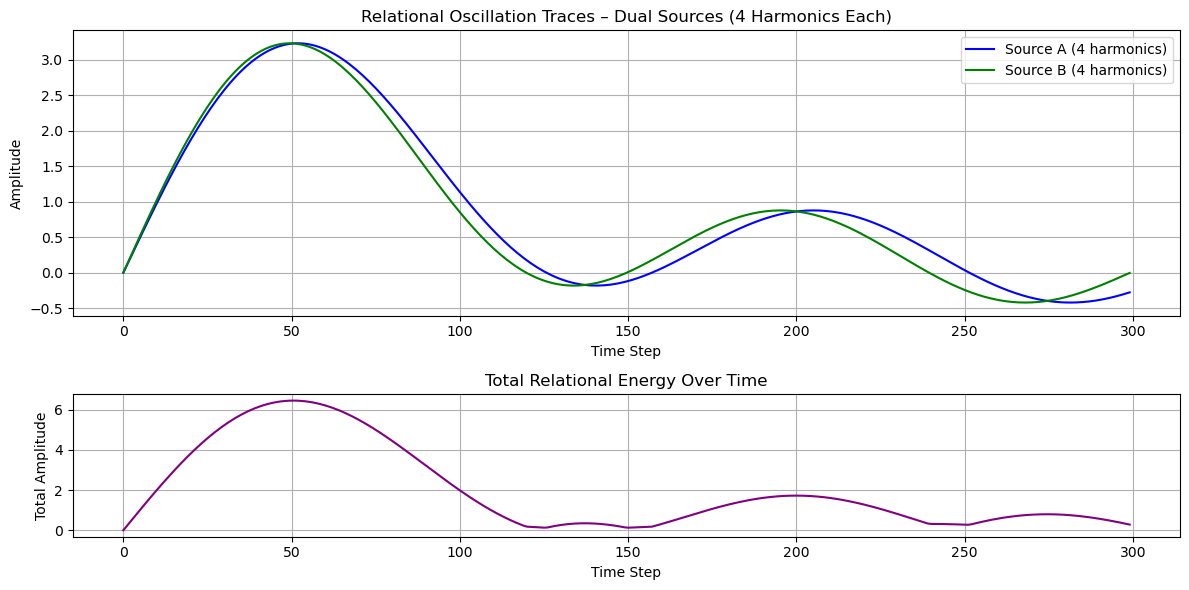

Reproduce this figure in Python.
# -*- coding: utf-8 -*-
"""
Created on Thu Mar 27 21:31:12 2025

@author: Carmen VQ
"""

import numpy as np
import matplotlib.pyplot as plt

# Grid and time setup
size = 100
timesteps = 300
source_strength = 1.0

# Frequencies for two sources (4 harmonics each)
omega_A = np.array([0.1, 0.2, 0.3, 0.4])
omega_B = omega_A * 1.05  # Slightly detuned harmonics

# Initialize oscillation arrays
source_trace_A = []
source_trace_B = []
field_energy = []

# Field (not evolved spatially here, just tracking total amplitude of source interactions)
field = np.zeros((size, size))
center_A = (30, 50)
center_B = (70, 50)

for t in range(timesteps):
    time = t / 10.0  # time scaling factor

    # Source A signal
    signal_A = np.sum([np.sin(w * time) for w in omega_A])
    source_trace_A.append(signal_A)

    # Source B signal
    signal_B = np.sum([np.sin(w * time) for w in omega_B])
    source_trace_B.append(signal_B)

    # Update field manually (accumulate energy at source points)
    field[center_A] = signal_A
    field[center_B] = signal_B

    # Total field energy: sum of absolute values
    total_energy = np.sum(np.abs(field))
    field_energy.append(total_energy)

# --- Plotting ---
fig, axs = plt.subplots(2, 1, figsize=(12, 6), gridspec_kw={'height_ratios': [2, 1]})

# Oscillation traces
axs[0].plot(source_trace_A, label="Source A (4 harmonics)", color='blue')
axs[0].plot(source_trace_B, label="Source B (4 harmonics)", color='green')
axs[0].set_title("Relational Oscillation Traces – Dual Sources (4 Harmonics Each)")
axs[0].set_xlabel("Time Step")
axs[0].set_ylabel("Amplitude")
axs[0].legend()
axs[0].grid(True)

# Field energy over time
axs[1].plot(field_energy, color='purple')
axs[1].set_title("Total Relational Energy Over Time")
axs[1].set_xlabel("Time Step")
axs[1].set_ylabel("Total Amplitude")
axs[1].grid(True)

plt.tight_layout()
plt.show()
